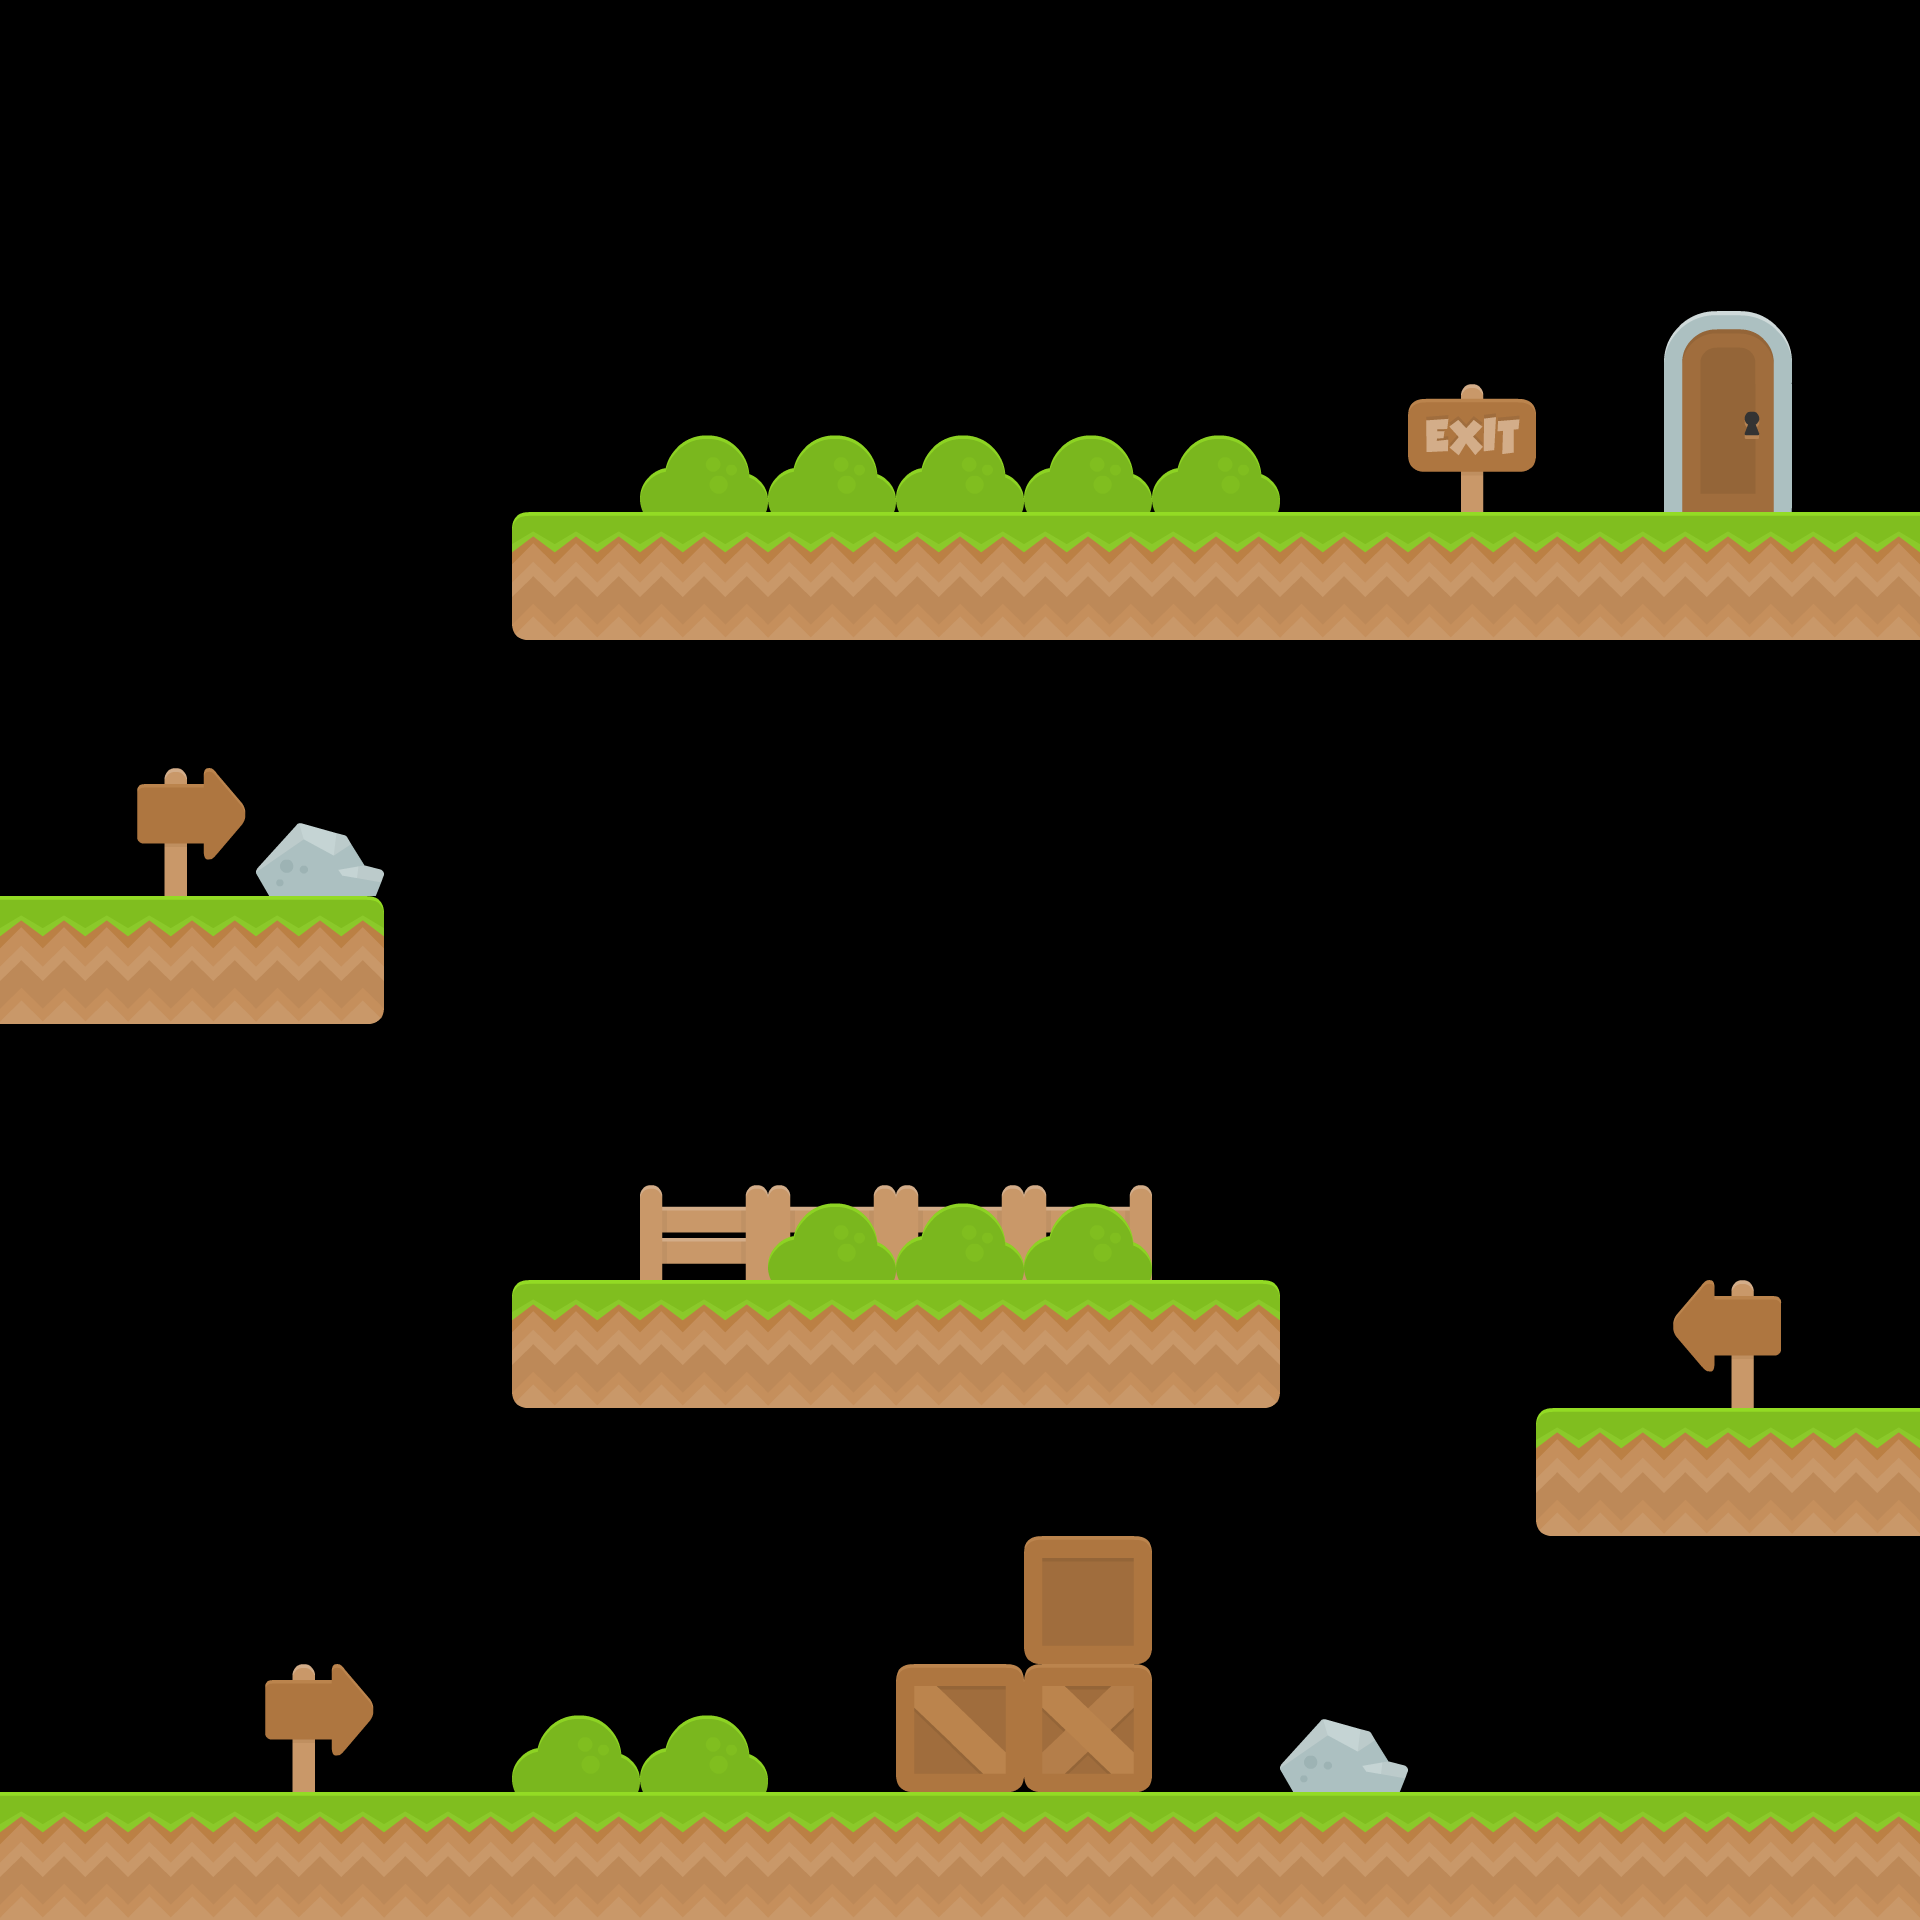

This game map was drawn from its Tiled (.tmx) file and the tilesets committed beside it. A one-line description and the full map source follow:
An orthogonal 15x15 tile map with 128x128 px tiles, 4 tile layers (background, platforms, exit, foreground), 2 tilesets and 1 object (playerSpawn).

<map version="1.2" tiledversion="1.3.1" orientation="orthogonal" renderorder="right-down" compressionlevel="0" width="15" height="15" tilewidth="128" tileheight="128" infinite="0" nextlayerid="6" nextobjectid="7">
 <tileset firstgid="1" name="spritesheet_ground" tilewidth="128" tileheight="128" tilecount="128" columns="8">
  <image source="spritesheet_ground.png" width="1024" height="2048" />
 </tileset>
 <tileset firstgid="129" name="spritesheet_tiles" tilewidth="128" tileheight="128" tilecount="128" columns="8">
  <image source="spritesheet_tiles.png" width="1024" height="2048" />
 </tileset>
 <layer id="1" name="background" width="15" height="15">
  <data encoding="csv">
0,0,0,0,0,0,0,0,0,0,0,0,0,0,0,
0,0,0,0,0,0,0,0,0,0,0,0,0,0,0,
0,0,0,0,0,0,0,0,0,0,0,0,0,0,0,
0,0,0,0,0,0,0,0,0,0,0,189,0,0,0,
0,0,0,0,0,0,0,0,0,0,0,0,0,0,0,
0,0,0,0,0,0,0,0,0,0,0,0,0,0,0,
0,139,0,0,0,0,0,0,0,0,0,0,0,0,0,
0,0,0,0,0,0,0,0,0,0,0,0,0,0,0,
0,0,0,0,0,0,0,0,0,0,0,0,0,0,0,
0,0,0,0,0,188,188,188,188,0,0,0,0,0,0,
0,0,0,0,0,0,0,0,0,0,0,0,0,147,0,
0,0,0,0,0,0,0,0,0,0,0,0,0,0,0,
0,0,0,0,0,0,0,0,169,0,0,0,0,0,0,
0,0,139,0,0,0,0,153,161,0,0,0,0,0,0,
0,0,0,0,0,0,0,0,0,0,0,0,0,0,0
</data>
 </layer>
 <layer id="2" name="platforms" width="15" height="15">
  <data encoding="csv">
0,0,0,0,0,0,0,0,0,0,0,0,0,0,0,
0,0,0,0,0,0,0,0,0,0,0,0,0,0,0,
0,0,0,0,0,0,0,0,0,0,0,0,0,0,0,
0,0,0,0,0,0,0,0,0,0,0,0,0,0,0,
0,0,0,0,17,9,9,9,9,9,9,9,9,9,9,
0,0,0,0,0,0,0,0,0,0,0,0,0,0,0,
0,0,0,0,0,0,0,0,0,0,0,0,0,0,0,
9,9,1,0,0,0,0,0,0,0,0,0,0,0,0,
0,0,0,0,0,0,0,0,0,0,0,0,0,0,0,
0,0,0,0,0,0,0,0,0,0,0,0,0,0,0,
0,0,0,0,17,9,9,9,9,1,0,0,0,0,0,
0,0,0,0,0,0,0,0,0,0,0,0,17,9,9,
0,0,0,0,0,0,0,0,0,0,0,0,0,0,0,
0,0,0,0,0,0,0,0,0,0,0,0,0,0,0,
9,9,9,9,9,9,9,9,9,9,9,9,9,9,9
</data>
 </layer>
 <objectgroup id="5" name="objects">
  <object id="2" type="playerSpawn" x="193.939" y="1654.55">
   <point />
  </object>
 </objectgroup>
 <layer id="4" name="exit" width="15" height="15">
  <data encoding="csv">
0,0,0,0,0,0,0,0,0,0,0,0,0,0,0,
0,0,0,0,0,0,0,0,0,0,0,0,0,0,0,
0,0,0,0,0,0,0,0,0,0,0,0,0,212,0,
0,0,0,0,0,0,0,0,0,0,0,0,0,220,0,
0,0,0,0,0,0,0,0,0,0,0,0,0,0,0,
0,0,0,0,0,0,0,0,0,0,0,0,0,0,0,
0,0,0,0,0,0,0,0,0,0,0,0,0,0,0,
0,0,0,0,0,0,0,0,0,0,0,0,0,0,0,
0,0,0,0,0,0,0,0,0,0,0,0,0,0,0,
0,0,0,0,0,0,0,0,0,0,0,0,0,0,0,
0,0,0,0,0,0,0,0,0,0,0,0,0,0,0,
0,0,0,0,0,0,0,0,0,0,0,0,0,0,0,
0,0,0,0,0,0,0,0,0,0,0,0,0,0,0,
0,0,0,0,0,0,0,0,0,0,0,0,0,0,0,
0,0,0,0,0,0,0,0,0,0,0,0,0,0,0
</data>
 </layer>
 <layer id="3" name="foreground" width="15" height="15">
  <data encoding="csv">
0,0,0,0,0,0,0,0,0,0,0,0,0,0,0,
0,0,0,0,0,0,0,0,0,0,0,0,0,0,0,
0,0,0,0,0,0,0,0,0,0,0,0,0,0,0,
0,0,0,0,0,244,244,244,244,244,0,0,0,0,0,
0,0,0,0,0,0,0,0,0,0,0,0,0,0,0,
0,0,0,0,0,0,0,0,0,0,0,0,0,0,0,
0,0,171,0,0,0,0,0,0,0,0,0,0,0,0,
0,0,0,0,0,0,0,0,0,0,0,0,0,0,0,
0,0,0,0,0,0,0,0,0,0,0,0,0,0,0,
0,0,0,0,0,0,244,244,244,0,0,0,0,0,0,
0,0,0,0,0,0,0,0,0,0,0,0,0,0,0,
0,0,0,0,0,0,0,0,0,0,0,0,0,0,0,
0,0,0,0,0,0,0,0,0,0,0,0,0,0,0,
0,0,0,0,244,244,0,0,0,0,171,0,0,0,0,
0,0,0,0,0,0,0,0,0,0,0,0,0,0,0
</data>
 </layer>
</map>
